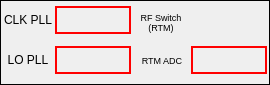
     <widget class="QFrame" name="frame_5">
      <property name="geometry">
       <rect>
        <x>12</x>
        <y>442</y>
        <width>270</width>
        <height>85</height>
       </rect>
      </property>
      <property name="frameShape">
       <enum>QFrame::Box</enum>
      </property>
      <property name="frameShadow">
       <enum>QFrame::Plain</enum>
      </property>
      <widget class="QLabel" name="label_36">
       <property name="geometry">
        <rect>
         <x>3</x>
         <y>10</y>
         <width>50</width>
         <height>20</height>
        </rect>
       </property>
       <property name="font">
        <font>
         <pointsize>9</pointsize>
         <weight>50</weight>
         <bold>false</bold>
        </font>
       </property>
       <property name="text">
        <string>CLK PLL</string>
       </property>
       <property name="alignment">
        <set>Qt::AlignCenter</set>
       </property>
      </widget>
      <widget class="QLabel" name="label_37">
       <property name="geometry">
        <rect>
         <x>3</x>
         <y>50</y>
         <width>50</width>
         <height>20</height>
        </rect>
       </property>
       <property name="font">
        <font>
         <pointsize>9</pointsize>
         <weight>50</weight>
         <bold>false</bold>
        </font>
       </property>
       <property name="text">
        <string>LO PLL</string>
       </property>
       <property name="alignment">
        <set>Qt::AlignCenter</set>
       </property>
      </widget>
      <widget class="QLabel" name="label_38">
       <property name="geometry">
        <rect>
         <x>136</x>
         <y>10</y>
         <width>50</width>
         <height>24</height>
        </rect>
       </property>
       <property name="font">
        <font>
         <pointsize>7</pointsize>
         <weight>50</weight>
         <bold>false</bold>
        </font>
       </property>
       <property name="text">
        <string>RF Switch (RTM)</string>
       </property>
       <property name="alignment">
        <set>Qt::AlignCenter</set>
       </property>
       <property name="wordWrap">
        <bool>true</bool>
       </property>
      </widget>
      <widget class="QLabel" name="label_39">
       <property name="geometry">
        <rect>
         <x>136</x>
         <y>50</y>
         <width>52</width>
         <height>20</height>
        </rect>
       </property>
       <property name="font">
        <font>
         <pointsize>7</pointsize>
         <weight>50</weight>
         <bold>false</bold>
        </font>
       </property>
       <property name="text">
        <string>RTM ADC</string>
       </property>
       <property name="alignment">
        <set>Qt::AlignCenter</set>
       </property>
      </widget>
      <widget class="PyDMLabel" name="PyDMLabel_57">
       <property name="geometry">
        <rect>
         <x>59</x>
         <y>10</y>
         <width>68</width>
         <height>20</height>
        </rect>
       </property>
       <property name="toolTip">
        <string/>
       </property>
       <property name="alignment">
        <set>Qt::AlignCenter</set>
       </property>
       <property name="precision" stdset="0">
        <number>0</number>
       </property>
       <property name="showUnits" stdset="0">
        <bool>false</bool>
       </property>
       <property name="precisionFromPV" stdset="0">
        <bool>true</bool>
       </property>
       <property name="alarmSensitiveContent" stdset="0">
        <bool>true</bool>
       </property>
       <property name="alarmSensitiveBorder" stdset="0">
        <bool>true</bool>
       </property>
       <property name="PyDMToolTip" stdset="0">
        <string/>
       </property>
       <property name="channel" stdset="0">
        <string>ca://TCAV:DMPH:360:0:CLOCK_LOCKSTATUS</string>
       </property>
       <property name="enableRichText" stdset="0">
        <bool>false</bool>
       </property>
       <property name="displayFormat" stdset="0">
        <enum>PyDMLabel::String</enum>
       </property>
      </widget>
      <widget class="PyDMLabel" name="PyDMLabel_58">
       <property name="geometry">
        <rect>
         <x>195</x>
         <y>10</y>
         <width>68</width>
         <height>20</height>
        </rect>
       </property>
       <property name="toolTip">
        <string/>
       </property>
       <property name="alignment">
        <set>Qt::AlignCenter</set>
       </property>
       <property name="precision" stdset="0">
        <number>0</number>
       </property>
       <property name="showUnits" stdset="0">
        <bool>false</bool>
       </property>
       <property name="precisionFromPV" stdset="0">
        <bool>true</bool>
       </property>
       <property name="alarmSensitiveContent" stdset="0">
        <bool>false</bool>
       </property>
       <property name="alarmSensitiveBorder" stdset="0">
        <bool>true</bool>
       </property>
       <property name="PyDMToolTip" stdset="0">
        <string/>
       </property>
       <property name="channel" stdset="0">
        <string>ca://KLYS:DMP0:1:0:RTM_RF_ON</string>
       </property>
       <property name="enableRichText" stdset="0">
        <bool>false</bool>
       </property>
       <property name="displayFormat" stdset="0">
        <enum>PyDMLabel::String</enum>
       </property>
      </widget>
      <widget class="PyDMFrame" name="PyDMFrame_3">
       <property name="geometry">
        <rect>
         <x>55</x>
         <y>6</y>
         <width>76</width>
         <height>28</height>
        </rect>
       </property>
       <property name="toolTip">
        <string/>
       </property>
       <property name="styleSheet">
        <string notr="true">border: 2px solid;
border-color: rgb(255, 0, 0);</string>
       </property>
       <property name="frameShape">
        <enum>QFrame::Box</enum>
       </property>
       <property name="rules" stdset="0">
        <string>[{&quot;name&quot;: &quot;New Rule&quot;, &quot;property&quot;: &quot;Visible&quot;, &quot;initial_value&quot;: &quot;&quot;, &quot;expression&quot;: &quot;ch[0]&gt;=0 and ch[0]&lt;1&quot;, &quot;channels&quot;: [{&quot;channel&quot;: &quot;ca://TCAV:DMPH:360:0:CLOCK_LOCKSTATUS&quot;, &quot;trigger&quot;: true, &quot;use_enum&quot;: false}], &quot;notes&quot;: &quot;&quot;}]</string>
       </property>
       <property name="alarmSensitiveContent" stdset="0">
        <bool>false</bool>
       </property>
       <property name="alarmSensitiveBorder" stdset="0">
        <bool>false</bool>
       </property>
       <property name="PyDMToolTip" stdset="0">
        <string/>
       </property>
       <property name="channel" stdset="0">
        <string/>
       </property>
       <property name="disableOnDisconnect" stdset="0">
        <bool>false</bool>
       </property>
      </widget>
      <widget class="PyDMLabel" name="PyDMLabel_59">
       <property name="geometry">
        <rect>
         <x>59</x>
         <y>50</y>
         <width>68</width>
         <height>20</height>
        </rect>
       </property>
       <property name="toolTip">
        <string/>
       </property>
       <property name="styleSheet">
        <string notr="true"/>
       </property>
       <property name="alignment">
        <set>Qt::AlignCenter</set>
       </property>
       <property name="precision" stdset="0">
        <number>0</number>
       </property>
       <property name="showUnits" stdset="0">
        <bool>false</bool>
       </property>
       <property name="precisionFromPV" stdset="0">
        <bool>true</bool>
       </property>
       <property name="alarmSensitiveContent" stdset="0">
        <bool>true</bool>
       </property>
       <property name="alarmSensitiveBorder" stdset="0">
        <bool>true</bool>
       </property>
       <property name="PyDMToolTip" stdset="0">
        <string/>
       </property>
       <property name="channel" stdset="0">
        <string>ca://TCAV:DMPH:360:0:LO_LOCKSTATUS</string>
       </property>
       <property name="enableRichText" stdset="0">
        <bool>false</bool>
       </property>
       <property name="displayFormat" stdset="0">
        <enum>PyDMLabel::String</enum>
       </property>
      </widget>
      <widget class="PyDMFrame" name="PyDMFrame_4">
       <property name="geometry">
        <rect>
         <x>55</x>
         <y>46</y>
         <width>76</width>
         <height>28</height>
        </rect>
       </property>
       <property name="toolTip">
        <string/>
       </property>
       <property name="styleSheet">
        <string notr="true">border: 2px solid;
border-color: rgb(255, 0, 0);</string>
       </property>
       <property name="frameShape">
        <enum>QFrame::Box</enum>
       </property>
       <property name="rules" stdset="0">
        <string>[{&quot;name&quot;: &quot;New Rule&quot;, &quot;property&quot;: &quot;Visible&quot;, &quot;initial_value&quot;: &quot;&quot;, &quot;expression&quot;: &quot;ch[0]&gt;=0 and ch[0]&lt;1&quot;, &quot;channels&quot;: [{&quot;channel&quot;: &quot;ca://TCAV:DMPH:360:0:LO_LOCKSTATUS&quot;, &quot;trigger&quot;: true, &quot;use_enum&quot;: false}], &quot;notes&quot;: &quot;&quot;}]</string>
       </property>
       <property name="alarmSensitiveContent" stdset="0">
        <bool>false</bool>
       </property>
       <property name="alarmSensitiveBorder" stdset="0">
        <bool>false</bool>
       </property>
       <property name="PyDMToolTip" stdset="0">
        <string/>
       </property>
       <property name="channel" stdset="0">
        <string/>
       </property>
       <property name="disableOnDisconnect" stdset="0">
        <bool>false</bool>
       </property>
      </widget>
      <widget class="PyDMFrame" name="PyDMFrame_5">
       <property name="geometry">
        <rect>
         <x>191</x>
         <y>46</y>
         <width>76</width>
         <height>28</height>
        </rect>
       </property>
       <property name="toolTip">
        <string/>
       </property>
       <property name="styleSheet">
        <string notr="true">border: 2px solid;
border-color: rgb(255, 0, 0);</string>
       </property>
       <property name="frameShape">
        <enum>QFrame::Box</enum>
       </property>
       <property name="rules" stdset="0">
        <string>[{&quot;name&quot;: &quot;New Rule&quot;, &quot;property&quot;: &quot;Visible&quot;, &quot;initial_value&quot;: &quot;&quot;, &quot;expression&quot;: &quot;ch[0]&gt;=0 and ch[0]&lt;1&quot;, &quot;channels&quot;: [{&quot;channel&quot;: &quot;ca://KLYS:DMP0:1:0:RTM_ADCLOCK&quot;, &quot;trigger&quot;: true, &quot;use_enum&quot;: false}], &quot;notes&quot;: &quot;&quot;}]</string>
       </property>
       <property name="alarmSensitiveContent" stdset="0">
        <bool>false</bool>
       </property>
       <property name="alarmSensitiveBorder" stdset="0">
        <bool>false</bool>
       </property>
       <property name="PyDMToolTip" stdset="0">
        <string/>
       </property>
       <property name="channel" stdset="0">
        <string/>
       </property>
       <property name="disableOnDisconnect" stdset="0">
        <bool>false</bool>
       </property>
      </widget>
      <widget class="PyDMLabel" name="PyDMLabel_60">
       <property name="geometry">
        <rect>
         <x>195</x>
         <y>50</y>
         <width>68</width>
         <height>20</height>
        </rect>
       </property>
       <property name="toolTip">
        <string/>
       </property>
       <property name="alignment">
        <set>Qt::AlignCenter</set>
       </property>
       <property name="precision" stdset="0">
        <number>0</number>
       </property>
       <property name="showUnits" stdset="0">
        <bool>false</bool>
       </property>
       <property name="precisionFromPV" stdset="0">
        <bool>true</bool>
       </property>
       <property name="alarmSensitiveContent" stdset="0">
        <bool>true</bool>
       </property>
       <property name="alarmSensitiveBorder" stdset="0">
        <bool>true</bool>
       </property>
       <property name="PyDMToolTip" stdset="0">
        <string/>
       </property>
       <property name="channel" stdset="0">
        <string>ca://KLYS:DMP0:1:0:RTM_ADCLOCK</string>
       </property>
       <property name="enableRichText" stdset="0">
        <bool>false</bool>
       </property>
       <property name="displayFormat" stdset="0">
        <enum>PyDMLabel::String</enum>
       </property>
      </widget>
      <zorder>PyDMFrame_5</zorder>
      <zorder>PyDMFrame_4</zorder>
      <zorder>label_36</zorder>
      <zorder>label_37</zorder>
      <zorder>label_38</zorder>
      <zorder>label_39</zorder>
      <zorder>PyDMLabel_58</zorder>
      <zorder>PyDMFrame_3</zorder>
      <zorder>PyDMLabel_57</zorder>
      <zorder>PyDMLabel_59</zorder>
      <zorder>PyDMLabel_60</zorder>
     </widget>
